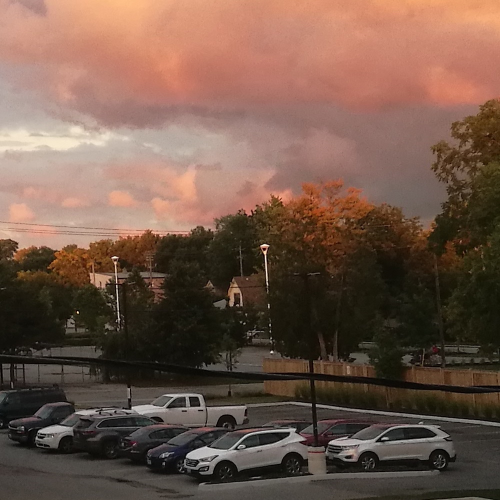
#> input picture Ivy232/Lily/hahahahage.jpg, 1000 x 1000 px (shown at 1/2 size)
$ python A7.py
#> lines starting #> are read from the running program, lines starting #| are printed output that depends on the picture
#!/usr/bin/env python3
# -*- coding: utf-8 -*-
"""
Created on Wed Jan 24 17:32:44 2018

@author: user
"""

import numpy as np
import cv2
from matplotlib import pyplot as plt
img = np.zeros((1000,1000,3), np.uint8)
cv2.rectangle(img,(300,100),(200,289),(0,255,0),3)
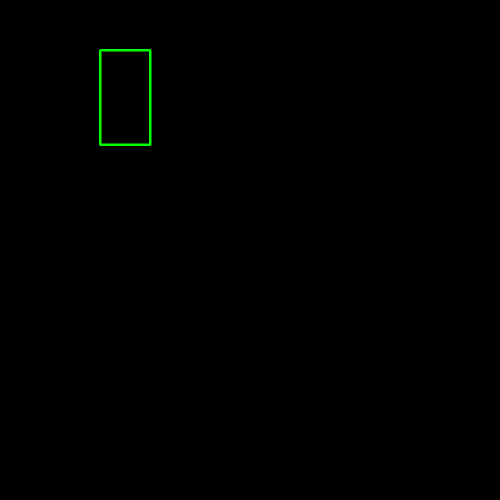
#> img: shape (1000, 1000, 3) (shown at 1/2 size); mean of channels 0, 1, 2 0, 0.7, 0; drawn as B, G, R
cv2.ellipse(img,(589,580),(100,50),0,0,180,255,-1)
font = cv2.FONT_HERSHEY_SCRIPT_COMPLEX
cv2.putText(img,'Hello Sky',(10,500), font, 4,(200,100,2),2,cv2.LINE_AA)
cv2.circle(img,(230,230), 23, (0,125,255), -1)
cv2.circle(img,(460,230), 23, (0,125,255), -1)
cv2.circle(img,(690,230), 23, (0,125,255), -1)
cv2.line(img,(0,0),(551,228),(255,0,0),5)
cv2.line(img,(0,0),(448,125),(123,69,0),5)
cv2.line(img,(0,0),(345,22),(255,0,178),5)
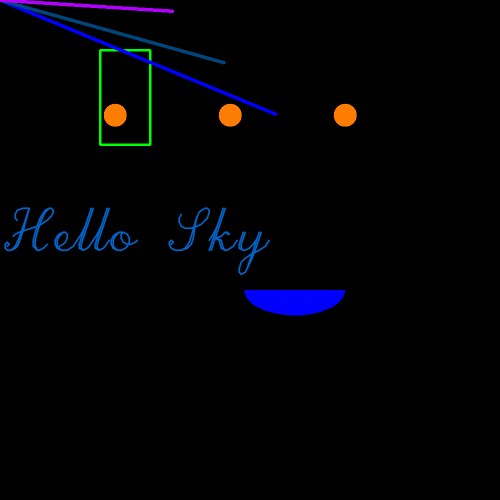
#> img: shape (1000, 1000, 3) (shown at 1/2 size); mean of channels 0, 1, 2 5.6, 2.3, 1.7; drawn as B, G, R


#Save as a .jpg file
img = cv2.imread('hahahahage.jpg',0)
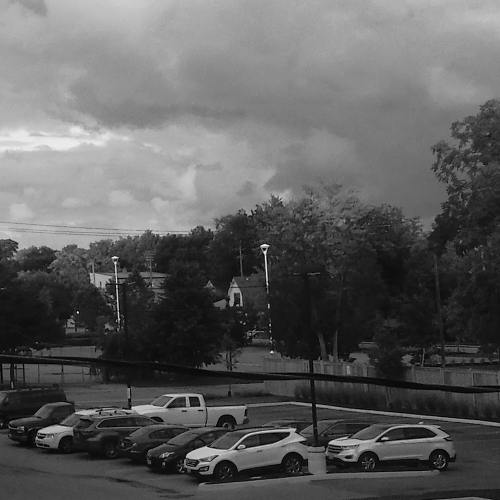
#> img: shape (1000, 1000) (shown at 1/2 size); min 0, max 252, mean 94
img1 = cv2.imread('hahahahage1.jpg',0)
#> (the run stopped early here; a loop or call above may not have finished)

$ run again, with Ivy232/Lily/copy0.jpg copied over Ivy232/Lily/hahahahage.jpg
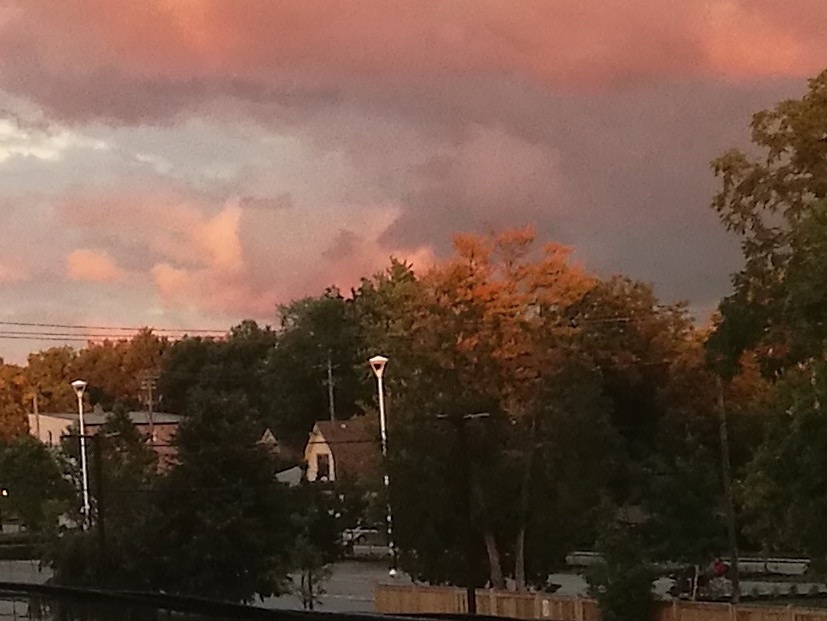
#> input picture Ivy232/Lily/copy0.jpg, 827 x 621 px
#> `img = cv2.imread('hahahahage.jpg',0)`:
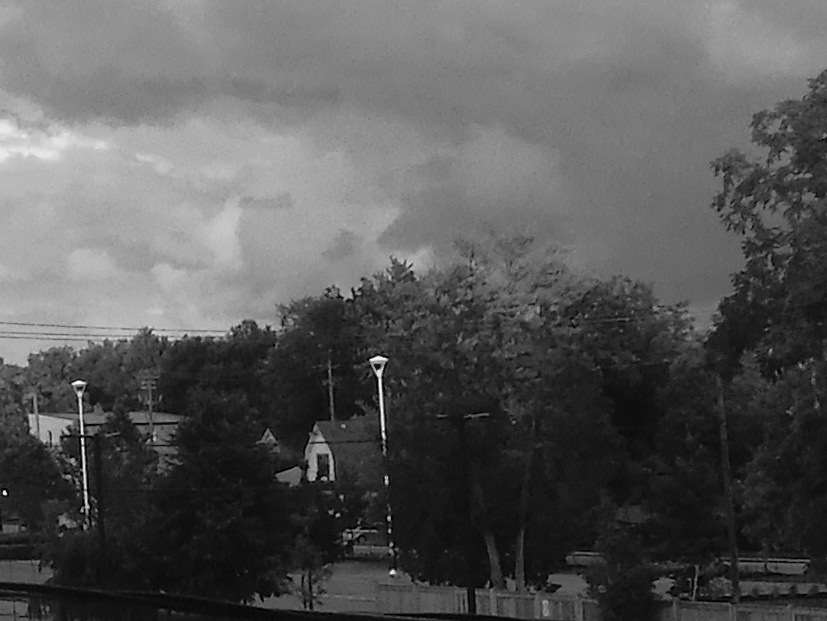
#> img: shape (621, 827); min 0, max 252, mean 87.8

$ run again, with Ivy232/Lily/copy1.jpg copied over Ivy232/Lily/hahahahage.jpg
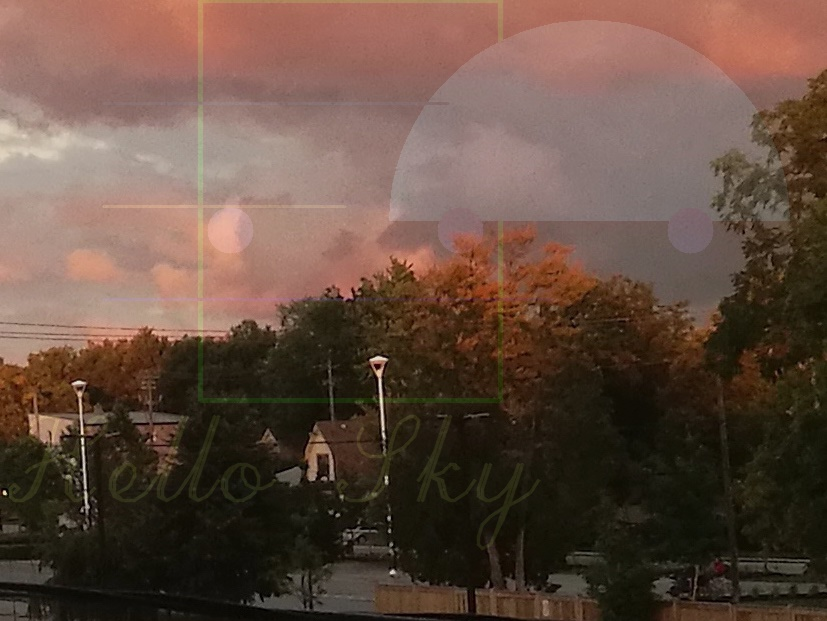
#> input picture Ivy232/Lily/copy1.jpg, 827 x 621 px
#> `img = cv2.imread('hahahahage.jpg',0)`:
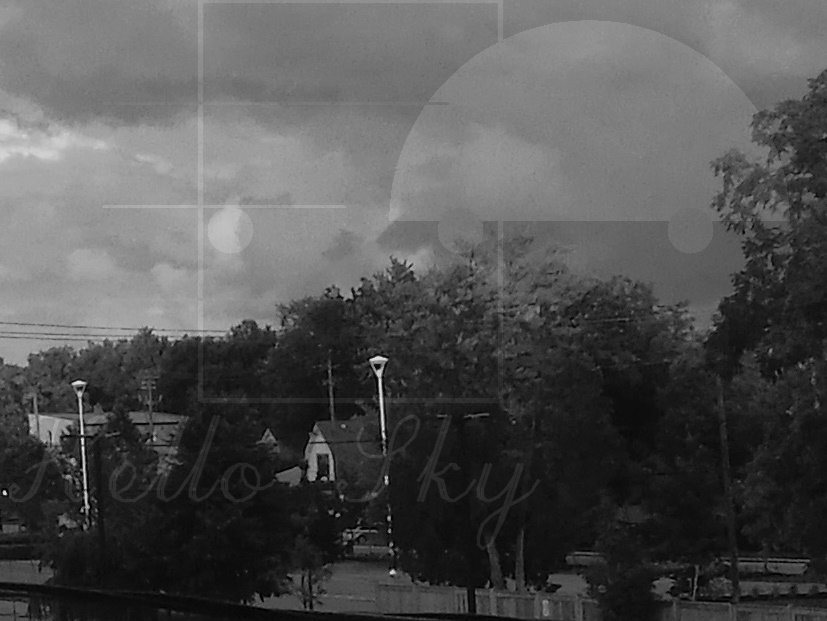
#> img: shape (621, 827); min 0, max 244, mean 81.9
